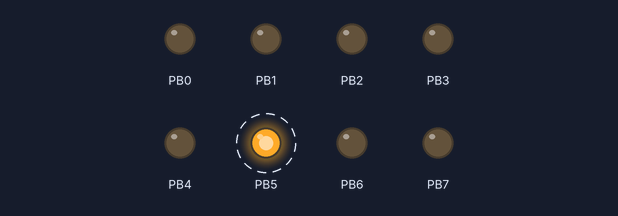
The program below on a simulated ATmega328P, built with avr-gcc and emulated at 16 MHz. On the bench: output pins drawn as LEDs (lit = HIGH). Dashed ring = blinking.

Above: at 0.02 s.
Timing chart, 0 to 3.0 s (numbered marks = the images above):
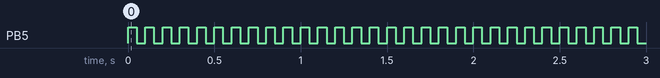

Measured:
- by itself, PB5: alternates HIGH for 0.05 s and LOW for 0.05 s

The program:

main.c
```c
#define F_CPU 16000000 //clock 16Mhz
#define __AVR_ATmega328P__  //definicion del mcu
#include <avr/io.h> //ios del mcu
#include <util/delay.h> //rutinas de delay

/*Inicializar la puerta(direccion y nivel logico*/
void init_port()
{
    //direccion como salida
    DDRB = 0xFF;
    //definir nivel logico en 0V
    PORTB = 0x00;
}

int main(void)
{
    //llamar funcion init
    init_port();

    while(1){
        //cambiar el nivel logico a 5V
        PORTB |= 0x20; //PORTB = PORTB | 0X20
        _delay_ms(50);
        PORTB &= 0x00; //portb=portb & 0x00
        _delay_ms(50);
    }


}
```
